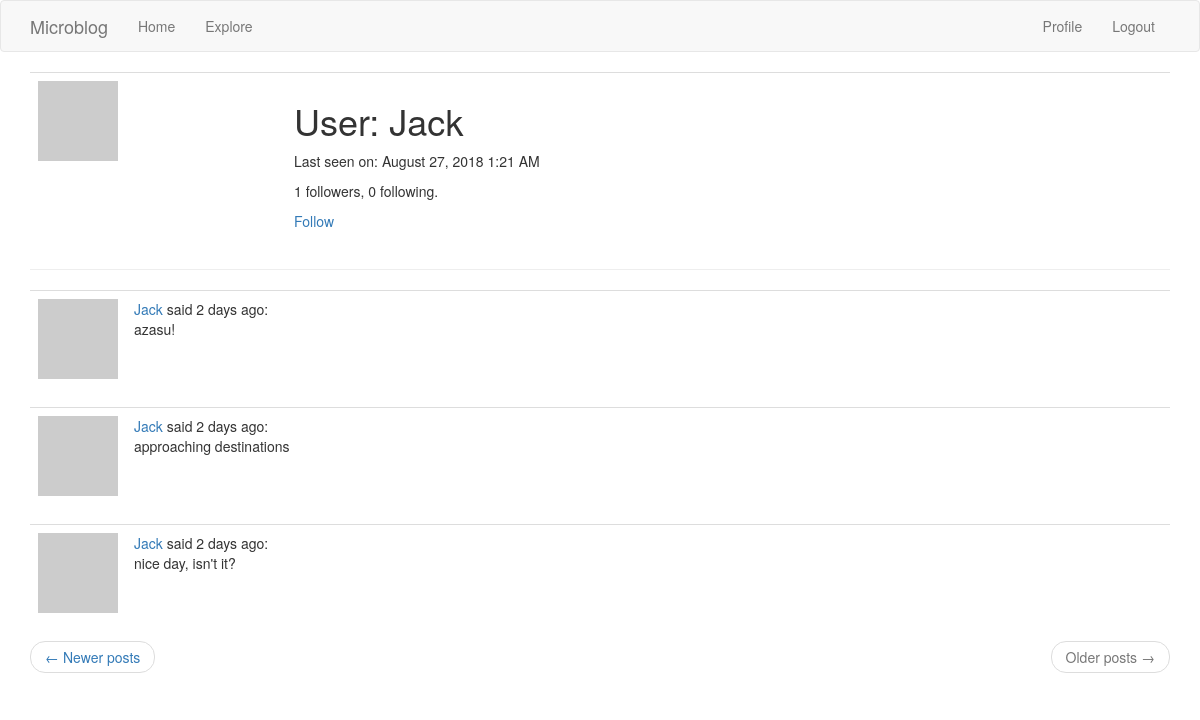
Page /user/Jack?page=2 (signed in) on the committed database.
### app/models.py (models this page shows, shortened)
class User(UserMixin, db.Model):
    id = db.Column(db.Integer, primary_key=True)
    username = db.Column(db.String(64), index=True, unique=True)
    email = db.Column(db.String(120), index=True, unique=True)
    password_hash = db.Column(db.String(128))
    posts = db.relationship('Post', backref='author', lazy='dynamic')
    about_me = db.Column(db.String(140))
    last_seen = db.Column(db.DateTime, default=datetime.utcnow())
    followed = db.relationship(
        'User', secondary=followers,  # right side entity of the relationship; configuring the association table
        primaryjoin=(followers.c.follower_id == id),
        secondaryjoin=(followers.c.followed_id == id),
        backref=db.backref('followers', lazy='dynamic'), lazy='dynamic')
    def avatar(self, size):
        digest = md5(self.email.lower().encode('utf-8')).hexdigest()
        return 'https://www.gravatar.com/avatar/{}?d=identicon&s={}'.format(
            digest, size)
    def is_following(self, user):
        return self.followed.filter(
            followers.c.followed_id == user.id).count() == 1

class Post(db.Model):
    id = db.Column(db.Integer, primary_key=True)
    body = db.Column(db.String(140))
    timestamp = db.Column(db.DateTime, index=True, default=datetime.utcnow())
    user_id = db.Column(db.Integer, db.ForeignKey('user.id'))

### app/main/routes.py (the view)
@bp.route('/user/<username>')
@login_required
def user(username):
    user = User.query.filter_by(username=username).first_or_404()
    page = request.args.get('page', 1, type=int)
    posts = user.posts.order_by(Post.timestamp.desc()).paginate(page, current_app.config['POST_PER_PAGE'], False)
    next_url = url_for('main.user', username=user.username, page=posts.next_num) if posts.has_next else None
    prev_url = url_for('main.user', username=user.username, page=posts.prev_num) if posts.has_prev else None
    return render_template('user.html', user=user, posts=posts.items, next_url=next_url, prev_url=prev_url)

### app/main/routes.py (called while the page is built)
@bp.before_request
def before_request():
    if current_user.is_authenticated:
        current_user.last_seen = datetime.utcnow()
        db.session.commit()

### app/models.py (called while the page is built)
@login.user_loader
def load_user(id):
    return User.query.get(int(id))

### app/templates/user.html (shortened to what this page needs)
{% extends "base.html" %}
{% block app_content %}
    <table class="table table-hover">
        <tr valign="top">
            <td width="256px"><img src="{{ user.avatar(256) }}"></td>
            <td>
                <h1>User: {{ user.username }}</h1>
                {% if user.last_seen %}<p>Last seen on: {{ moment(user.last_seen).format('LLL')}}</p>{% endif %}
                <p>{{ user.followers.count() }} followers, {{ user.followed.count() }} following.</p>
                {% if current_user == user %}
                <p><a href="{{ url_for('main.edit_profile') }}">Edit your profile</a></p>
                {% elif not current_user.is_following(user) %}
                <p><a href="{{ url_for('main.follow', username=user.username) }}">Follow</a></p>
                {% else %}
                <p><a href="{{ url_for('main.unfollow', username=user.username) }}">Unfollow</a></p>
                {% endif %}
            </td>
        </tr>
    </table>
    <hr>
    {% for post in posts %}
        {% include '_post.html' %}
    {% endfor %}
     <nav aria-label="...">
        <ul class="pager">
            <li class="previous{% if not prev_url %} disabled{% endif %}">
                <a href="{{ prev_url or '#' }}">
                    <span aria-hidden="true">&larr;</span> Newer posts
                </a>
            </li>
            <li class="next{% if not next_url %} disabled{% endif %}">
                <a href="{{ next_url or '#' }}">
                    Older posts <span aria-hidden="true">&rarr;</span>
                </a>
            </li>
        </ul>
    </nav>
{% endblock %}

### app/templates/_post.html
    <table class="table table-hover">
        <tr>
            <td width="70px"><img src="{{ post.author.avatar(70) }}"></td>
            <td>
                <a href="{{ url_for('main.user', username=post.author.username) }}">
                    {{ post.author.username }}
                </a>said {{ moment(post.timestamp).fromNow()}}:<br>
                {{ post.body }}
            </td>
        </tr>
    </table>

### rows in the picture
User: username "Jack", last_seen "August 27, 2018 1:21 AM"
Post: author.username "Jack", timestamp "2 days ago", body "azasu!"
Post: author.username "Jack", timestamp "2 days ago", body "approaching destinations"
Post: author.username "Jack", timestamp "2 days ago", body "nice day, isn't it?"

### other values in the picture
{{ user.followers.count() }} "1"
{{ user.followed.count() }} "0"
